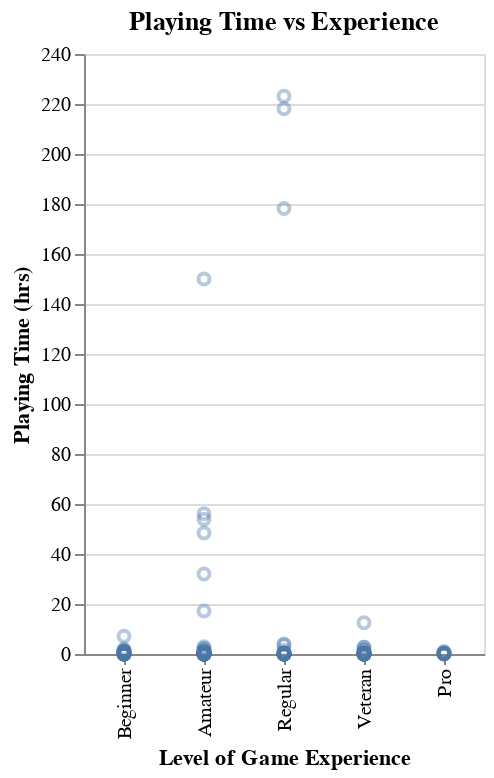

The cell this chart's notebook holds for it:
### Code cell
experience_levels = ['Beginner','Amateur','Regular', 'Veteran', 'Pro']
exp_chart=alt.Chart(player_training, title='Playing Time vs Experience').mark_point(opacity=0.4).encode(
    x=alt.X('experience', title='Level of Game Experience', sort=experience_levels),
    y=alt.Y('played_hours', title='Playing Time (hrs)')).properties(
    width=200,
    height=300)
exp_chart

### Figure 1 — Vega-Lite specification as saved in the notebook (floating-point values rounded to 4 significant figures; data arrays with more than 128 entries replaced by an {"elided": "..."} marker saying what was removed)
{"config": {"view": {"continuousWidth": 300, "continuousHeight": 300}}, "data": {"name": "data-f5e70e4359a36d20c302a2142a593862"}, "mark": {"type": "point", "opacity": 0.4}, "encoding": {"x": {"field": "experience", "sort": ["Beginner", "Amateur", "Regular", "Veteran", "Pro"], "title": "Level of Game Experience", "type": "nominal"}, "y": {"field": "played_hours", "title": "Playing Time (hrs)", "type": "quantitative"}}, "height": 300, "title": "Playing Time vs Experience", "width": 200, "$schema": "https://vega.github.io/schema/vega-lite/v5.20.1.json", "datasets": {"data-f5e70e4359a36d20c302a2142a593862": {"elided": "147 records"}}}
